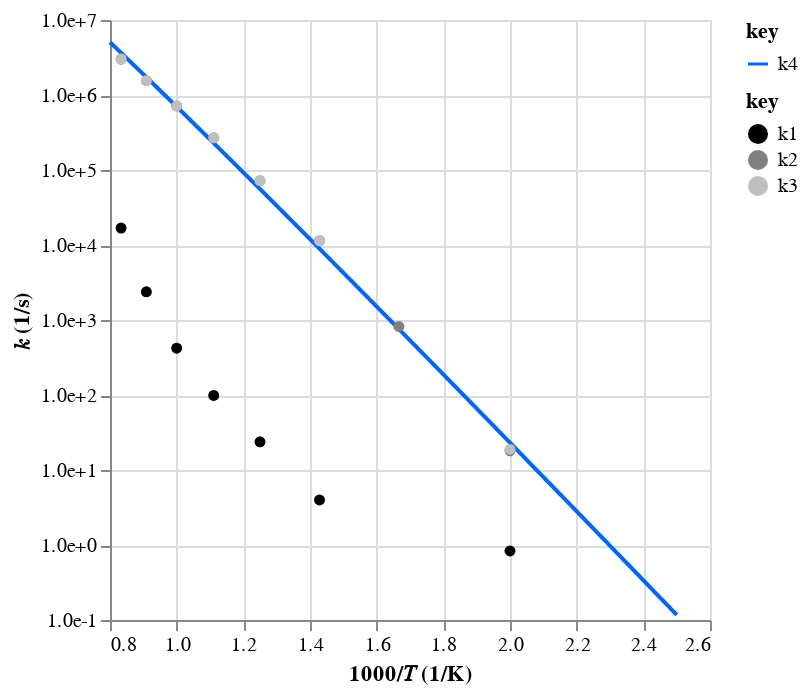

The notebook cell this image was saved under:
### Code cell
# S(725)r0 = C5H8O(829)rs + OH(4)
gamma_e13_mess_out_fake = r"""
W4->W15

P\T           500       600       700       800       900     1e+03   1.1e+03   1.2e+03   1.3e+03   1.4e+03   1.5e+03   1.6e+03   1.7e+03   1.8e+03   1.9e+03     2e+03
0.1       -0.0219   -0.0643     0.391      1.75      5.83      18.4        93  1.15e+03  9.76e+03  6.32e+04  2.37e+05  7.61e+05  1.91e+06  4.33e+06  8.17e+06  1.59e+07
1           0.834     -8.39      3.99      23.8      98.7       421  2.38e+03  1.68e+04  8.79e+04  3.94e+05  1.19e+06   3.2e+06  7.06e+06  1.44e+07  2.52e+07  4.46e+07
10           29.7      65.3      79.9  1.06e+03   7.4e+03  3.75e+04  1.42e+05   4.7e+05  1.28e+06  3.31e+06  7.03e+06  1.42e+07  2.56e+07   4.4e+07  6.94e+07  1.08e+08
100           108      62.7  6.65e+03  5.69e+04  3.03e+05  1.18e+06  3.53e+06  8.85e+06  1.87e+07   3.5e+07  5.76e+07  8.83e+07  1.26e+08  1.73e+08  2.29e+08  2.98e+08
O-O          19.7       998  1.69e+04  1.43e+05   7.6e+05   2.9e+06   8.7e+06  2.18e+07  4.75e+07  9.28e+07  1.66e+08  2.77e+08  4.35e+08   6.5e+08  9.33e+08  1.29e+09
"""
gamma_e13_mess_out_real = r"""
W4->P4

P\T           500       600       700       800       900     1e+03   1.1e+03   1.2e+03   1.3e+03   1.4e+03   1.5e+03   1.6e+03   1.7e+03   1.8e+03   1.9e+03     2e+03
0.1          10.5       302  2.55e+03   1.1e+04  3.39e+04  9.33e+04  2.45e+05  6.33e+05  1.52e+06  3.25e+06   6.1e+06  1.07e+07  1.63e+07  2.34e+07  3.24e+07  3.81e+07
1              18       820  1.14e+04  7.22e+04  2.69e+05  7.14e+05  1.55e+06     3e+06  5.44e+06  9.21e+06  1.45e+07  2.21e+07  3.09e+07  4.11e+07  5.37e+07  5.95e+07
10           19.2       971   1.6e+04  1.29e+05  6.27e+05   2.1e+06  5.29e+06  1.06e+07  1.82e+07  2.73e+07  3.75e+07  4.84e+07   5.9e+07  6.91e+07  8.13e+07  8.41e+07
100          10.7       580     1e+04  8.49e+04   4.4e+05  1.61e+06  4.57e+06  1.04e+07  2.01e+07  3.26e+07  4.74e+07  6.15e+07  7.41e+07  8.34e+07  9.23e+07  9.24e+07
O-O           ***       ***       ***       ***       ***       ***       ***       ***       ***       ***       ***       ***       ***       ***       ***       ***
"""
gamma_e13_rxn_fake = ac.rate.from_mess_channel_output(gamma_e13_mess_out_fake)
gamma_e13_rxn_real = ac.rate.from_mess_channel_output(gamma_e13_mess_out_real)
gamma_e13_rxn_data = gamma_e13_rxn_fake + gamma_e13_rxn_real
gamma_e13_rxn_fit = ac.rate.fit_plog(gamma_e13_rxn_data)
ac.rate.display([gamma_e13_rxn_fake, gamma_e13_rxn_real, gamma_e13_rxn_data, gamma_e13_rxn_fit])

### Figure 1 — Vega-Lite specification as saved in the notebook (floating-point values rounded to 4 significant figures; data arrays with more than 128 entries replaced by an {"elided": "..."} marker saying what was removed)
{"config": {"view": {"continuousWidth": 300, "continuousHeight": 300}}, "layer": [{"data": {"name": "data-dc5c49895fa42bedd793e32b0071ff27"}, "mark": {"type": "line"}, "encoding": {"color": {"field": "key", "scale": {"domain": ["k4"], "range": ["#0066ff"]}, "type": "nominal"}, "x": {"field": "x", "scale": {"zero": false}, "title": "1000/𝑇 (1/K)", "type": "quantitative"}, "y": {"axis": {"format": ".1e", "values": [0.1, 1, 10, 100, 1000, 10000, 100000, 1000000, 10000000, 100000000]}, "field": "value", "scale": {"type": "log"}, "title": "𝑘 (1/s)", "type": "quantitative"}}, "transform": [{"fold": ["k4"]}]}, {"data": {"name": "data-9dd8af83c3764ab20d1d3ce32cb40af0"}, "mark": {"type": "point", "filled": true, "opacity": 1}, "encoding": {"color": {"field": "key", "scale": {"domain": ["k1", "k2", "k3"], "range": ["#000000", "#808080ff", "#bfbfbfff"]}, "type": "nominal"}, "x": {"field": "x", "scale": {"zero": false}, "title": "1000/𝑇 (1/K)", "type": "quantitative"}, "y": {"axis": {"format": ".1e", "values": [1, 10, 100, 1000, 10000, 100000, 1000000, 10000000]}, "field": "value", "scale": {"type": "log"}, "title": "𝑘 (1/s)", "type": "quantitative"}}, "transform": [{"fold": ["k1", "k2", "k3"]}]}], "resolve": {"scale": {"color": "independent"}}, "$schema": "https://vega.github.io/schema/vega-lite/v5.20.1.json", "datasets": {"data-dc5c49895fa42bedd793e32b0071ff27": {"elided": "1000 records"}, "data-9dd8af83c3764ab20d1d3ce32cb40af0": [{"x": 2.0, "k1": 0.834, "k2": 18.0, "k3": 18.83}, {"x": 1.667, "k1": null, "k2": 820.0, "k3": null}, {"x": 1.429, "k1": 3.99, "k2": 11400.0, "k3": 11400.0}, {"x": 1.25, "k1": 23.8, "k2": 72200.0, "k3": 72220.0}, {"x": 1.111, "k1": 98.7, "k2": 269000.0, "k3": 269100.0}, {"x": 1.0, "k1": 421.0, "k2": 714000.0, "k3": 714400.0}, {"x": 0.9091, "k1": 2380.0, "k2": 1550000.0, "k3": 1552000.0}, {"x": 0.8333, "k1": 16800.0, "k2": 3000000.0, "k3": 3017000.0}]}}
